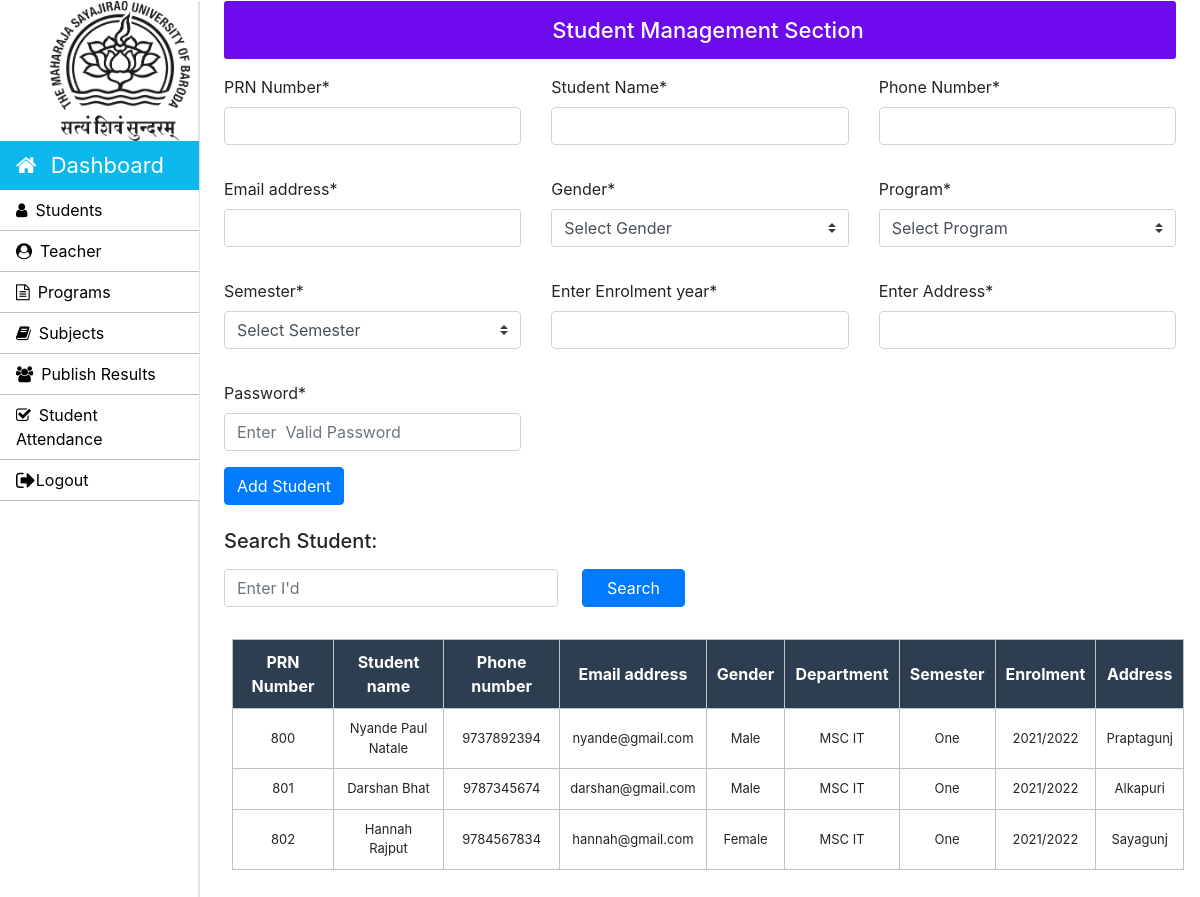
The page /Admin/student.php (signed in) on the database its author committed.
### tables this page shows
CREATE TABLE `student_info` (
  `PRN_number` bigint(15) NOT NULL,
  `Student_name` varchar(100) NOT NULL,
  `Phone_number` bigint(11) NOT NULL,
  `email_address` varchar(100) NOT NULL,
  `Gender` varchar(10) NOT NULL,
  `Department` varchar(10) NOT NULL,
  `Semester` varchar(10) NOT NULL,
  `Enrolment` varchar(10) NOT NULL,
  `Address` text NOT NULL,
  `Password` varchar(50) NOT NULL
);

### Admin/student.php (the view, shortened to what this page needs)
<?php
		require_once "../connection/connection.php";
	?>
<!doctype html>
<html lang="en">
	<head>
	</head>
	<body>
		<?php include('../include/admin-sidebar.php') ?>
		<main role="main" class="col-xl-10 col-lg-9 col-md-8 ml-sm-auto px-md-4 w-100">
			<div class="sub-main">
				<div class="bar-margin text-center  flex-wrap flex-md-nowrap pt-3 pb-2 mb-3 text-white admin-dashboard pl-3" >
					<h4>Student Management Section  </h4>
				</div>
				<div class="row">
					<div class=" col-md-12">
							        <form action="student.php" method="POST">
										<div class="row">
											<div class="col-md-4">
											    <div class="form-group">
											        <label for="exampleInputEmail1">PRN Number*</label>
											        <input type="text" name="PRN_number" class="form-control" required>
											    </div>
											</div>
											<div class="col-md-4">
												<div class="form-group">
												    <label for="exampleInputPassword1">Student Name*</label>
												    <input type="text" name="Student_name" class="form-control">
											    </div>
											</div>
											<div class="col-md-4">
												<div class="form-group">
												    <label for="exampleInputPassword1" required>Phone Number*</label>
												    <input type="number" name="Phone_number" class="form-control">
											    </div>
											</div>
								  		</div>
								  		<div class="row mt-3">
											<div class="col-md-4">
											    <div class="form-group">
											        <label for="exampleInputEmail1">Email address*</label>
											        <input type="text" name="email_address" class="form-control" required>
											    </div>
											</div>
											<div class="col-md-4">
												<div class="form-group">
												    <label for="exampleInputPassword1">Gender*</label>
												    <select class="browser-default custom-select" name="Gender">
												    <option >Select Gender</option>
												</select>
											    </div>
											</div>
											<div class="col-md-4">
												<div class="form-group">
												    <label for="exampleInputPassword1">Program*</label>
												    <select class="browser-default custom-select" name="Department">
												    <option >Select Program</option>
												</select>
											    </div>
											</div>
										</div>
											<div class="row mt-3">
											<div class="col-md-4">
												<div class="form-group">
												    <label for="exampleInputPassword1">Semester*</label>
												    <select class="browser-default custom-select" name="Semester">
												    <option >Select Semester</option>
												</select>
											    </div>
											</div>
											<div class="col-md-4">
											    <div class="form-group">
											        <label for="exampleInputEmail1">Enter Enrolment year*</label>
											        <input type="text" name="Enrolment" class="form-control" required>
											    </div>
											</div>
											<div class="col-md-4">
											    <div class="form-group">
											        <label for="exampleInputEmail1">Enter Address*</label>
											        <input type="text" name="Address" class="form-control" required>
											    </div>
											</div>
										</div>
											<div class="row mt-3">
											<div class="col-md-4">
													<div class="formp">
														<label for="exampleInputPassword1">Password*</label>
														<input type="Password" name="Password" class="form-control"placeholder="Enter  Valid Password">
													</div>
												</div>
											</div>
											<div class="row mt-3">
												<div class="col-md-12">
												<input type="submit" class="btn btn-primary" name="btn_saver" value="Add Student">
											</div>
										</div>
										</form>
						</div>
					</div>
<br>
				<div class="row">
					<div class="col-md-6">
									<form action="search_student.php" method="post">
										<div class="form-group">
											<label for="exampleInputPassword1"><h5>Search Student:</h5></label>
											<div class="d-flex">
												<input type="text" name="search" id="search" class="form form-control" placeholder="Enter I'd">
												<input class="btn btn-primary px-4 ml-4" type="submit" name="btnSearch" value="Search">
											</div>
										</div>
									</form>
								</div>
					<div class="col-md-12 ml-2">
						<section class="mt-3">
							<table class="w-100 table-elements mb-5 table-three-tr text-center" cellpadding="10">
								<tr class="table-tr-head table-three text-white">
									<th>PRN Number</th>
									<th>Student name</th>
									<th>Phone number</th>
									<th>Email address</th>
									<th>Gender</th>
									<th>Department</th>
									<th>Semester</th>
									<th>Enrolment</th>
									<th>Address</th>
								</tr>
								<?php
								$query="select PRN_number,Student_name,Phone_number,email_address,Gender,Department,Semester,Enrolment,Address from student_info";
								$run=mysqli_query($con,$query);
								while($row=mysqli_fetch_array($run)) {?>
									<tr>
										<td><?php echo $row["PRN_number"] ?></td>
										<td><?php echo $row["Student_name"] ?></td>
										<td><?php echo $row["Phone_number"] ?></td>
										<td><?php echo $row["email_address"] ?></td>
										<td><?php echo $row["Gender"] ?></td>
										<td><?php echo $row["Department"] ?></td>
										<td><?php echo $row["Semester"] ?></td>
										<td><?php echo $row["Enrolment"] ?></td>
										<td><?php echo $row["Address"] ?></td>
									</tr>
								<?php }
								?>
							</table>
						</section>
					</div>
				</div>
			</div>
		</main>
	</body>
</html>

### css/style.css (style rules this page uses)
h4 { font-size: 22px; }
.admin-dashboard { margin-top: 1px !important; background: #6E0BEC !important; border-radius: 3px; }
.table-elements tr, td, th { font-size: 13px; border: 1px solid rgb(194, 193, 193); padding-left: 10px !important; }
.table-three { background: #2c3e50 !important; }
.table-tr-head { height: 45px !important; padding: 10px !important; margin-top: 5px !important; }
.table-font-for-transcript td, th { font-size: 16px !important; }

### rows shown on the page
student_info: PRN_number "800", Student_name "Nyande Paul Natale", Phone_number "9737892394", email_address "nyande@gmail.com", Gender "Male", Department "MSC IT", Semester "One", Enrolment "2021/2022", Address "Praptagunj"
student_info: PRN_number "801", Student_name "Darshan Bhat", Phone_number "9787345674", email_address "darshan@gmail.com", Gender "Male", Department "MSC IT", Semester "One", Enrolment "2021/2022", Address "Alkapuri"
student_info: PRN_number "802", Student_name "Hannah Rajput", Phone_number "9784567834", email_address "hannah@gmail.com", Gender "Female", Department "MSC IT", Semester "One", Enrolment "2021/2022", Address "Sayagunj"
